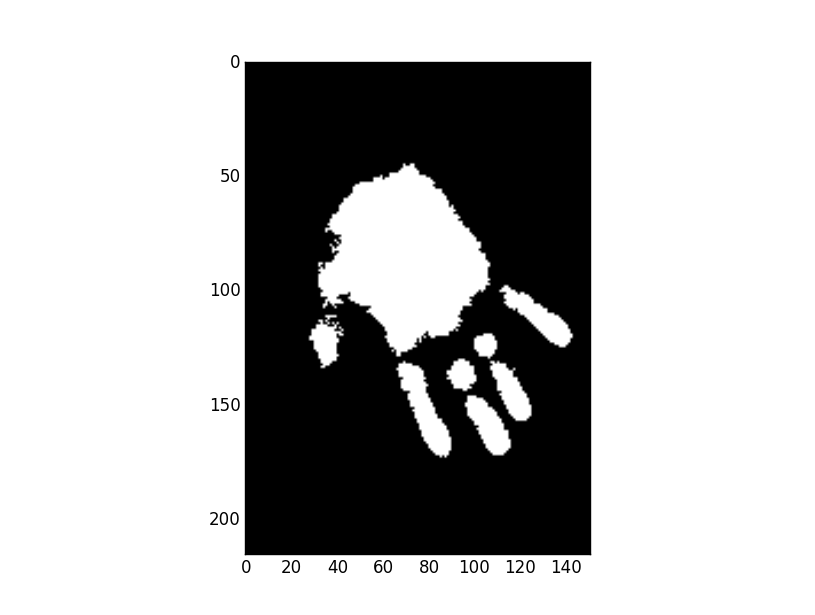
#> input picture report/binLeft2008small.png, 815 x 615 px, given in place of noam_left_hand_6.12.08_02062015.png, which was not available
$ python test.py
#> lines starting #> are read from the running program, lines starting #| are printed output that depends on the picture; after the words box and inside, x2 and y2 are one past the last pixel; in counts of white or black regions, pixels touching at a corner belong together; pictures that were not available may be replaced by others from this repository, and a replacement may not be noted
__author__ = 'noam'

import os
import cv2
import numpy as np
from matplotlib import pyplot as plt


old_lefthand = cv2.imread('noam_left_hand_6.12.08_02062015.png', 0)
#> old_lefthand is the input picture: shape (615, 815); min 0, max 255, mean 182.1
lefthand = cv2.imread('noam_left_hand_30.5.15_02062015_0001.png', 0)
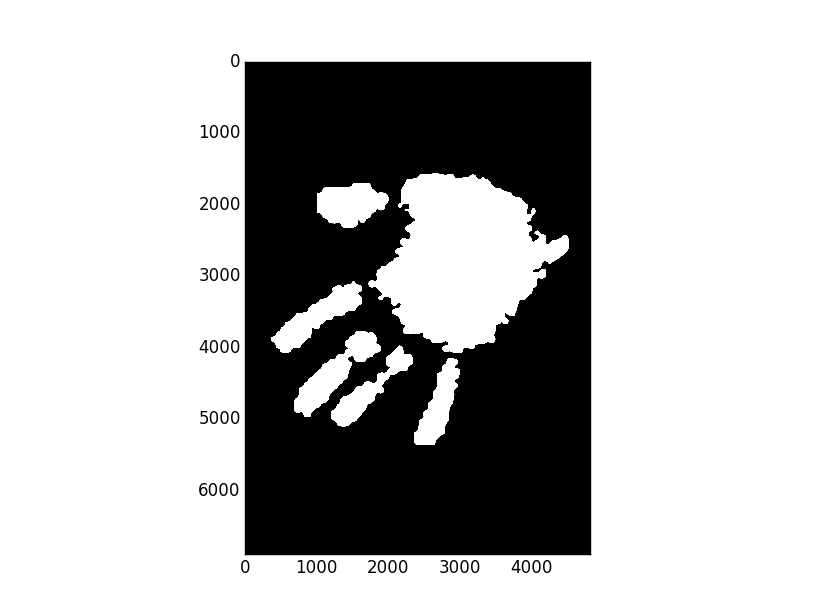
#> input picture report/binLeft2015.png, 815 x 615 px, given in place of noam_left_hand_30.5.15_02062015_0001.png, which was not available
#> lefthand is the input picture: shape (615, 815); min 0, max 255, mean 183.7
omer_lefthand = cv2.imread('omer_left_hand_26.05.93_02062015.png', 0)


ret, threshold1 = cv2.threshold(old_lefthand,252,255,cv2.THRESH_BINARY_INV)
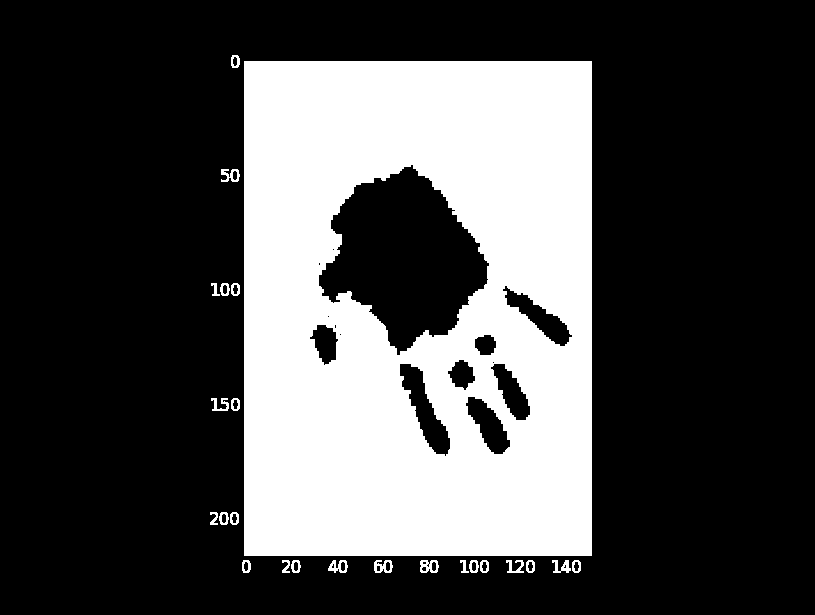
#> threshold1: shape (615, 815); 29.6% white; 24 white regions, largest, box (x1, y1, x2, y2) and area: (244, 61, 592, 556) 146197, (420, 560, 439, 573) 160, (374, 560, 393, 573) 155
ret, threshold2 = cv2.threshold(lefthand,252,255,cv2.THRESH_BINARY_INV)
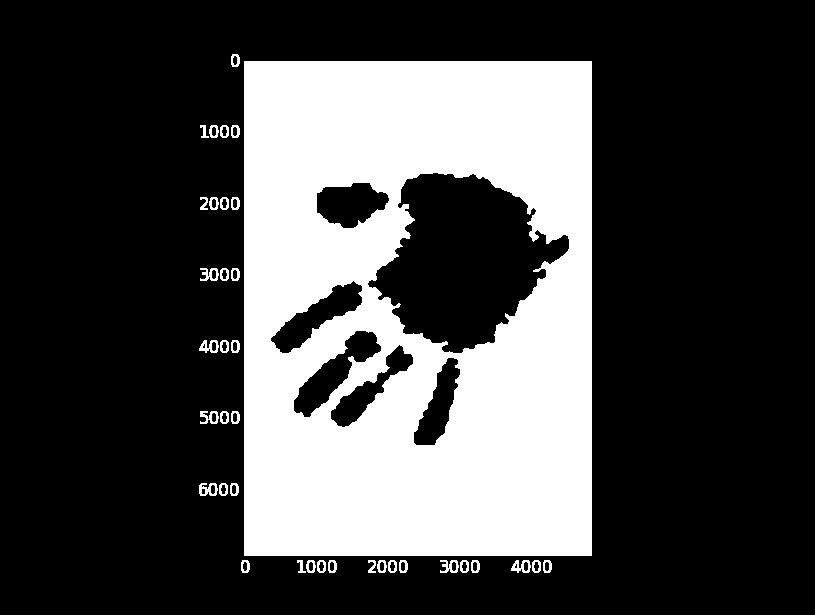
#> threshold2: shape (615, 815); 28.5% white; 37 white regions, largest, box (x1, y1, x2, y2) and area: (244, 61, 592, 556) 139716, (199, 483, 218, 496) 155, (199, 340, 219, 353) 146
ret, threshold3 = cv2.threshold(omer_lefthand,252,255,cv2.THRESH_BINARY_INV)

plt.figure(1)
plt.hist(old_lefthand.ravel(),256,[0,256])
plt.figure(2)
plt.hist(lefthand.ravel(),256,[0,256])
plt.figure(3)
plt.hist(omer_lefthand.ravel(),256,[0,256])
plt.show()
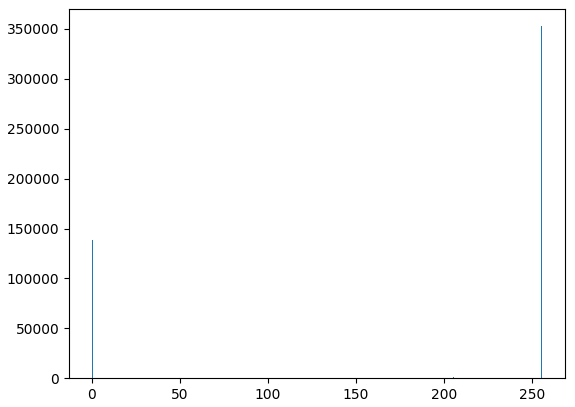
#> figure drawn by matplotlib, 1 panel; tallest bar 352806 high, from x = 255 to 256
#> figure, not shown here; tallest bar 358454 high, from x = 255 to 256

plt.figure(1)
# plt.imshow(lefthand, cmap='gray')
plt.imshow(threshold1, cmap='gray')
plt.figure(2)
plt.imshow(threshold2, cmap='gray')
plt.figure(3)
plt.imshow(threshold3, cmap='gray')
plt.show()
raw_input()
